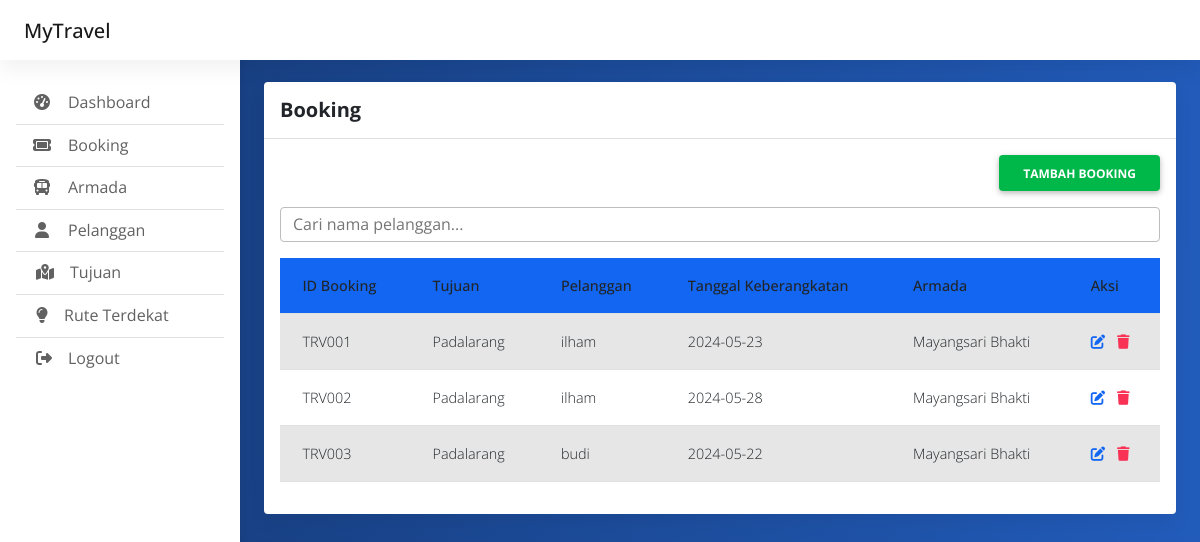
Page /index.php/admin/booking on the earlier database version.
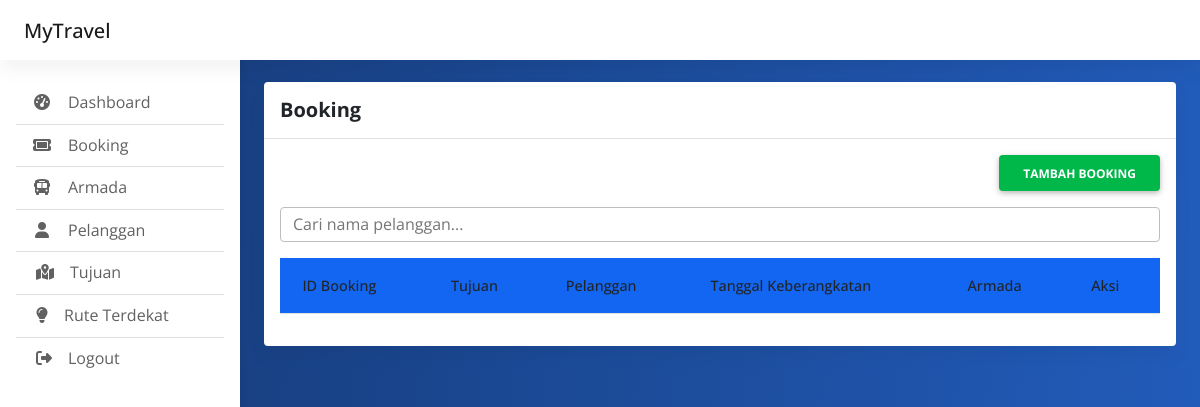
Same page on the later database version.
### tables this page shows
CREATE TABLE `booking` (
  `id_booking` int(255) NOT NULL,
  `id_tujuan` int(255) NOT NULL,
  `id_pelanggan` int(255) NOT NULL,
  `tanggal_keberangkatan` date NOT NULL,
  `stamp_waktu` timestamp NOT NULL DEFAULT current_timestamp(),
  `id_armada` int(255) NOT NULL,
  `paket` varchar(255) NOT NULL,
  `sudah_bayar` tinyint(1) NOT NULL
);

CREATE TABLE `tujuan` (
  `id_tujuan` int(255) NOT NULL,
  `nama_tujuan` varchar(255) NOT NULL,
  `paket` varchar(255) NOT NULL,
  `harga` int(255) NOT NULL
);

CREATE TABLE `pelanggan` (
  `id_pelanggan` int(255) NOT NULL,
  `nama_pelanggan` varchar(255) NOT NULL,
  `alamat` varchar(255) NOT NULL,
  `no_telpon` varchar(255) NOT NULL,
  `email` varchar(255) NOT NULL,
  `password` varchar(255) NOT NULL
);

CREATE TABLE `armada` (
  `id_armada` int(255) NOT NULL,
  `nama_armada` varchar(255) NOT NULL,
  `tipe_mobil` varchar(255) NOT NULL,
  `jumlah_tampungan` int(255) NOT NULL
);

### application/controllers/Admin.php (called while the page is built, shortened)
<?php
class Admin extends CI_Controller {
	public function __construct()
	{
		$this->load->model('akun_model');
		$this->load->model('crud_model');
	}
	public function booking()
	{
		$data['array_booking'] = $this->crud_model->mengambil_data_join('booking',['armada','tujuan','pelanggan']);
		$this->load->view('admin_booking',$data);
	}
}

### index.php (called while the page is built, shortened)
<?php
require_once BASEPATH.'core/CodeIgniter.php';

### application/models/Crud_model.php (called while the page is built, shortened)
<?php
class Crud_model extends CI_Model{
	public function mengambil_data_join($nama_tabel,$array_tabel)
	{
		$this->db->select('*');
		$this->db->from($nama_tabel);
		foreach($array_tabel as $tabel){
			$this->db->join($tabel, $nama_tabel.'.id_'.$tabel.' = '.$tabel.'.id_'.$tabel.'');
		}
		$query = $this->db->get();
		return $query->result();
	}
}

### application/views/admin_booking.php (the view, shortened to what this page needs)
<!doctype html>
<html lang="en">
  <head>
    <link href="https://cdn.jsdelivr.net/npm/bootstrap@5.3.0-alpha1/dist/css/bootstrap.min.css" rel="stylesheet">
	<link rel="stylesheet" href="https://cdnjs.cloudflare.com/ajax/libs/font-awesome/6.4.0/css/all.min.css" />
	<link rel="stylesheet" href="<?=base_url()?>css/mdb.min.css" />
	<link rel="stylesheet" href="<?=base_url()?>css/admin.css" />
  </head>
<body>
  <header>
    <?php $this->load->view('component/sidebar.php');?>
    <?php $this->load->view('component/navbar.php');?>
  </header>
  <main style="margin-top: 58px">
    <div class="container pt-4">
		  <section class="mb-4">
			<div class="card">
			  <div class="card-header py-3">
				<h5 class="mb-0"><strong>Booking</strong></h5>
			  </div>
			  <div class="card-body">
				<div class="d-grid gap-2 mb-3 d-md-flex justify-content-md-end">
				  <a href="<?=site_url('admin/booking_add')?>"><button class="btn btn-success fw-bold" type="button">Tambah Booking</button></a>
				</div>
				<input type="text" id="searchInput" class="form-control mb-3" placeholder="Cari nama pelanggan...">
				<table class="table table-striped" id="barangTable">
					<thead>
						<tr class="bg-primary text-white">
							<th>ID Booking</th>
							<th>Tujuan</th>
							<th>Pelanggan</th>
							<th>Tanggal Keberangkatan</th>
							<th>Armada</th>
							<th>Aksi</th>
						</tr>
					</thead>
					<tbody>
						<?php foreach($array_booking as $booking): ?>
						<tr>
							<td>TRV00<?= $booking->id_booking?></td>
							<td><?= $booking->nama_tujuan?></td>
							<td><?= $booking->nama_pelanggan?></td>
							<td><?= $booking->tanggal_keberangkatan?></td>
							<td><?= $booking->nama_armada?></td>
							<td>
								<a href="<?=site_url('admin/booking_edit/'.$booking->id_booking)?>"><span class="fw-bold me-2 text-primary" onclick="return editchecked('');"><i class="fa-solid fa-pen-to-square"></i></span></a>
								<a href="<?=site_url('admin/booking_hapus/'.$booking->id_booking)?>"><span class="fw-bold text-danger" onclick="return confirm('Apa anda yakin ingin menghapusnya?');"><i class="fa-solid fa-trash"></i></span></a>
							</td>
						</tr>
						<?php endforeach; ?>
					</tbody>
				</table>
			  </div>
			</div>
		  </section>
    </div>
  </main>
</body>
</html>

### application/views/component/sidebar.php
<nav id="sidebarMenu" class="collapse d-lg-block sidebar collapse bg-white">
  <div class="position-sticky">
    <div class="list-group list-group-flush mx-3 mt-4">
      <a href="<?=site_url('admin')?>" class="list-group-item list-group-item-action py-2 ripple" id="dashboard">
        <i class="fas fa-tachometer-alt fa-fw me-3"></i><span>Dashboard</span>
      </a>
      <a href="<?=site_url('admin/booking')?>" class="list-group-item list-group-item-action py-2 ripple" id="pengiriman">
        <i class="fas fa-ticket fa-fw me-3"></i><span>Booking</span>
      </a>
      <a href="<?=site_url('admin/armada')?>" class="list-group-item list-group-item-action py-2 ripple" id="kurir">
        <i class="fas fa-bus fa-fw me-3"></i><span>Armada </span>
      </a>
      <a href="<?=site_url('admin/pelanggan')?>"" class="list-group-item list-group-item-action py-2 ripple" id="gudang"><i
          class="fas fa-user fa-fw me-3"></i><span>Pelanggan</span>
</a>
      <a href="<?=site_url('admin/tujuan')?>"" class="list-group-item list-group-item-action py-2 ripple" id="status"><i
class="fas fa-map-location-dot  ms-1 me-3"></i><span>Tujuan</span>
</a>
      <a href="<?=site_url('admin/algoritmadjaksara')?>"" class="list-group-item list-group-item-action py-2 ripple" id="status"><i
class="fas fa-lightbulb  ms-1 me-3"></i><span>Rute Terdekat</span>
</a>
      <a href="<?=site_url('admin/logout')?>"" class="list-group-item list-group-item-action py-2 ripple" id="status"><i
class="fas fa-right-from-bracket ms-1 me-3"></i><span>Logout</span>
</a>
    </div>
  </div>
</nav>

### application/views/component/navbar.php (shortened to what this page needs)
<nav id="main-navbar" class="navbar navbar-expand-lg navbar-light bg-white fixed-top">
  <div class="container-fluid">
    <a class="navbar-brand" href="#">
      <span class="navbar-brand mb-0 h1">MyTravel</span>
    </a>
  </div>
</nav>

### css/admin.css (style rules this page uses)
body { background-color: #fbfbfb; }
@media (min-width: 991.98px) { main { padding-left: 240px; } }
.sidebar { position: fixed; top: 0; bottom: 0; left: 0; padding: 58px 0 0; box-shadow: 0 2px 5px 0 rgb(0 0 0 / 5%), 0 2px 10px 0 rgb(0 0 0 / 5%); width: 240px; z-index: 600; }

### application/views/admin_booking.php (style rules this page uses)
body { background-color: #163a76; font-family: 'Open Sans', sans-serif; background: rgb(22,58,118); background: linear-gradient(94deg, rgba(22,58,118,1) 0%, rgba(34,92,187,1) 100%); }
button { padding: 3px 12px 3px 12px; }
td { padding: 2px 2px; }

Differences in the rows shown:
removed booking: id_booking "1", id_tujuan.nama_tujuan "Padalarang", id_pelanggan.nama_pelanggan "ilham", tanggal_keberangkatan "2024-05-23", id_armada.nama_armada "Mayangsari Bhakti"
removed booking: id_booking "2", id_tujuan.nama_tujuan "Padalarang", id_pelanggan.nama_pelanggan "ilham", tanggal_keberangkatan "2024-05-28", id_armada.nama_armada "Mayangsari Bhakti"
removed booking: id_booking "3", id_tujuan.nama_tujuan "Padalarang", id_pelanggan.nama_pelanggan "budi", tanggal_keberangkatan "2024-05-22", id_armada.nama_armada "Mayangsari Bhakti"
